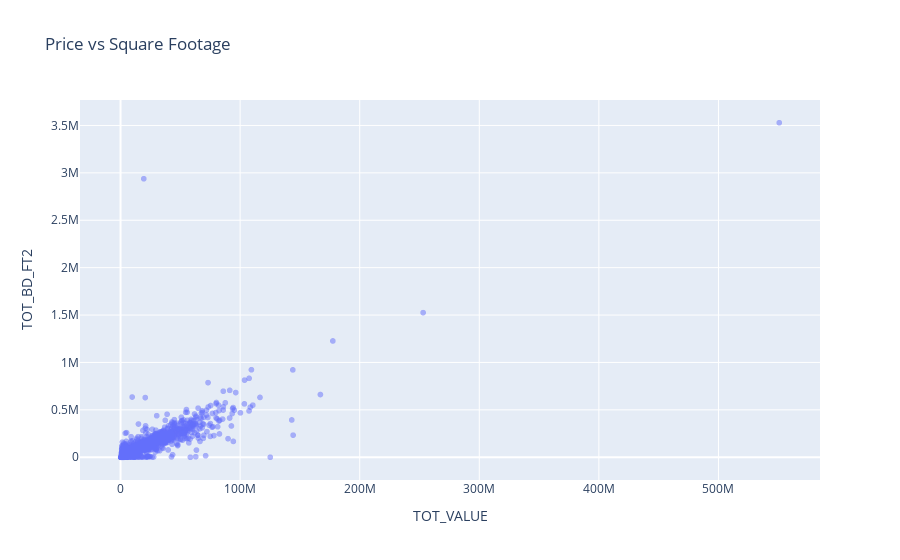

The notebook cell this image was saved under:
### Code cell
import plotly.express as px
fig = px.scatter(combined_df[(combined_df['APX_BLT_YR']!=0) & (combined_df['TOT_BD_FT2']<9000000)], x='TOT_VALUE', y='TOT_BD_FT2', title='Price vs Square Footage',opacity=.5)
fig.show()

### Figure 1 — Plotly figure (JSON) as saved in the notebook; plotly's stock layout.template omitted (floating-point values rounded to 4 significant figures; data arrays with more than 128 entries replaced by an {"elided": "..."} marker saying what was removed)
{"data": [{"hovertemplate": "TOT_VALUE=%{x}<br>TOT_BD_FT2=%{y}<extra></extra>", "legendgroup": "", "marker": {"color": "#636efa", "opacity": 0.5, "symbol": "circle"}, "mode": "markers", "name": "", "showlegend": false, "type": "scattergl", "x": {"elided": "23745 int values"}, "xaxis": "x", "y": {"elided": "23745 int values"}, "yaxis": "y"}], "layout": {"legend": {"tracegroupgap": 0}, "title": {"text": "Price vs Square Footage"}, "xaxis": {"anchor": "y", "domain": [0, 1], "title": {"text": "TOT_VALUE"}}, "yaxis": {"anchor": "x", "domain": [0, 1], "title": {"text": "TOT_BD_FT2"}}}}
